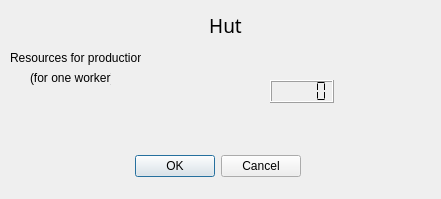
<?xml version="1.0" encoding="UTF-8"?>
<ui version="4.0">
 <class>Production1</class>
 <widget class="QDialog" name="Production1">
  <property name="geometry">
   <rect>
    <x>0</x>
    <y>0</y>
    <width>441</width>
    <height>199</height>
   </rect>
  </property>
  <property name="sizePolicy">
   <sizepolicy hsizetype="Fixed" vsizetype="Fixed">
    <horstretch>0</horstretch>
    <verstretch>0</verstretch>
   </sizepolicy>
  </property>
  <property name="minimumSize">
   <size>
    <width>441</width>
    <height>199</height>
   </size>
  </property>
  <property name="maximumSize">
   <size>
    <width>441</width>
    <height>199</height>
   </size>
  </property>
  <property name="windowTitle">
   <string>For production</string>
  </property>
  <widget class="QDialogButtonBox" name="buttonBox">
   <property name="geometry">
    <rect>
     <x>-40</x>
     <y>150</y>
     <width>341</width>
     <height>32</height>
    </rect>
   </property>
   <property name="orientation">
    <enum>Qt::Horizontal</enum>
   </property>
   <property name="standardButtons">
    <set>QDialogButtonBox::Cancel|QDialogButtonBox::Ok</set>
   </property>
  </widget>
  <widget class="QLabel" name="label">
   <property name="geometry">
    <rect>
     <x>50</x>
     <y>10</y>
     <width>351</width>
     <height>31</height>
    </rect>
   </property>
   <property name="font">
    <font>
     <family>MV Boli</family>
     <pointsize>14</pointsize>
    </font>
   </property>
   <property name="text">
    <string>Hut</string>
   </property>
   <property name="scaledContents">
    <bool>false</bool>
   </property>
   <property name="alignment">
    <set>Qt::AlignCenter</set>
   </property>
   <property name="wordWrap">
    <bool>false</bool>
   </property>
  </widget>
  <widget class="QLabel" name="label_2">
   <property name="geometry">
    <rect>
     <x>10</x>
     <y>50</y>
     <width>131</width>
     <height>16</height>
    </rect>
   </property>
   <property name="text">
    <string>Resources for production:</string>
   </property>
  </widget>
  <widget class="QLabel" name="label_3">
   <property name="geometry">
    <rect>
     <x>160</x>
     <y>70</y>
     <width>81</width>
     <height>41</height>
    </rect>
   </property>
   <property name="text">
    <string/>
   </property>
   <property name="scaledContents">
    <bool>true</bool>
   </property>
  </widget>
  <widget class="QLCDNumber" name="lcdNumber">
   <property name="geometry">
    <rect>
     <x>270</x>
     <y>80</y>
     <width>64</width>
     <height>23</height>
    </rect>
   </property>
   <property name="segmentStyle">
    <enum>QLCDNumber::Flat</enum>
   </property>
  </widget>
  <widget class="QLabel" name="label_5">
   <property name="geometry">
    <rect>
     <x>30</x>
     <y>70</y>
     <width>81</width>
     <height>16</height>
    </rect>
   </property>
   <property name="text">
    <string>(for one worker)</string>
   </property>
  </widget>
 </widget>
 <resources/>
 <connections>
  <connection>
   <sender>buttonBox</sender>
   <signal>accepted()</signal>
   <receiver>Production1</receiver>
   <slot>accept()</slot>
   <hints>
    <hint type="sourcelabel">
     <x>248</x>
     <y>254</y>
    </hint>
    <hint type="destinationlabel">
     <x>157</x>
     <y>274</y>
    </hint>
   </hints>
  </connection>
  <connection>
   <sender>buttonBox</sender>
   <signal>rejected()</signal>
   <receiver>Production1</receiver>
   <slot>reject()</slot>
   <hints>
    <hint type="sourcelabel">
     <x>316</x>
     <y>260</y>
    </hint>
    <hint type="destinationlabel">
     <x>286</x>
     <y>274</y>
    </hint>
   </hints>
  </connection>
 </connections>
</ui>
